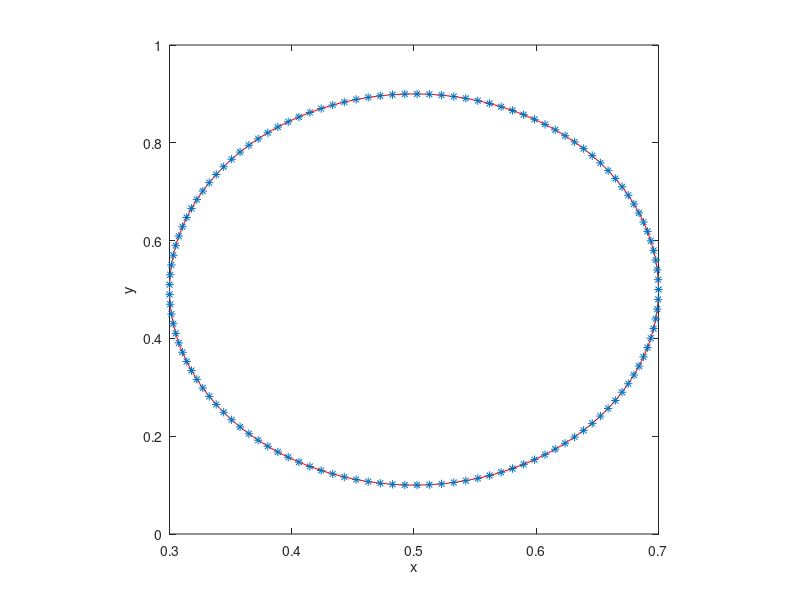

Reproduce this figure in MATLAB.
%-------------------------------------------------------------------------------------------------------------------%
%
% IB2d is an Immersed Boundary Code (IB) for solving fully coupled non-linear 
% 	fluid-structure interaction models. This version of the code is based off of
%	Peskin's Immersed Boundary Method Paper in Acta Numerica, 2002.
%
% Author: Nicholas A. Battista
% Email:  nick.battista@unc.edu
% Date Created: May 27th, 2015
% Institution: UNC-CH
%
% This code is capable of creating Lagrangian Structures using:
% 	1. Springs
% 	2. Beams (*torsional springs)
% 	3. Target Points
%	4. Muscle-Model (combined Force-Length-Velocity model, "HIll+(Length-Tension)")
%
% One is able to update those Lagrangian Structure parameters, e.g., spring constants, resting %%	lengths, etc
% 
% There are a number of built in Examples, mostly used for teaching purposes. 
% 
% If you would like us %to add a specific muscle model, please let Nick (nick.battista@unc.edu) know.
%
%--------------------------------------------------------------------------------------------------------------------%

%%%%%%%%%%%%%%%%%%%%%%%%%%%%%%%%%%%%%%%%%%%%%%%%%%%%%%%%%%%%%%%%%%%%%%%%%%%%%%%%%%%%%%
%
% FUNCTION: creates the RUBBERBAND-EXAMPLE geometry and prints associated input files
%
%%%%%%%%%%%%%%%%%%%%%%%%%%%%%%%%%%%%%%%%%%%%%%%%%%%%%%%%%%%%%%%%%%%%%%%%%%%%%%%%%%%%%%

function Rubberband()

%
% Grid Parameters (MAKE SURE MATCHES IN input2d !!!)
%
Nx =  32;        % # of Eulerian Grid Pts. in x-Direction (MUST BE EVEN!!!)
Ny =  32;        % # of Eulerian Grid Pts. in y-Direction (MUST BE EVEN!!!)
Lx = 1.0;        % Length of Eulerian Grid in x-Direction
Ly = 1.0;        % Length of Eulerian Grid in y-Direction
dx=Lx/Nx;

x=0:dx:Lx-dx;
y=x;
% Immersed Structure Geometric / Dynamic Parameters %
a = 0.4;         % Length of semi-major axis.
b = 0.2;         % Length of semi-minor axis.
ds_Rest = 0;     % Resting length of springs
L=1.93768964;
ds=1/(2*Nx);
s=0:ds:L
N=length(s);
struct_name = 'rubberband'; % Name for .vertex, .spring, etc files.


% Call function to construct geometry
[xLag,yLag] = give_Me_Immsersed_Boundary_Geometry(N,a,b);


% Plot Geometry to test
plot(xLag,yLag,'r-'); hold on;
plot(xLag,yLag,'*'); hold on;
xlabel('x'); ylabel('y');
axis square;


% Prints .vertex file!
print_Lagrangian_Vertices(xLag,yLag,struct_name);


% Prints .spring file!
k_Spring = 2.5e4;
print_Lagrangian_Springs(xLag,yLag,k_Spring,ds_Rest,struct_name);

% Call function for initial concentration
[Concentration,X,Y]= give_Me_Initial_Concentration(Lx,Nx,dx,x,y);

% Prints .concentration file!
kDiffusion = 1e-2;
print_Concentration_Info(Nx,Nx,Concentration,kDiffusion,struct_name);

% Prints .beam file!
%k_Beam = 0.5; C = 0.0;
%print_Lagrangian_Beams(xLag,yLag,k_Beam,C,struct_name);


% Prints .target file!
%k_Target = 1e7;
%print_Lagrangian_Target_Pts(xLag,k_Target,struct_name);

%%%%%%%%%%%%%%%%%%%%%%%%%%%%%%%%%%%%%%%%%%%%%%%%%%%%%%%%%%%%%%%%%%%%%%%%
%
% FUNCTION: prints VERTEX points to a file called rubberband.vertex
%
%%%%%%%%%%%%%%%%%%%%%%%%%%%%%%%%%%%%%%%%%%%%%%%%%%%%%%%%%%%%%%%%%%%%%%%%

function print_Lagrangian_Vertices(xLag,yLag,struct_name)

    N = length(xLag);

    vertex_fid = fopen([struct_name '.vertex'], 'w');

    fprintf(vertex_fid, '%d\n', N );

    %Loops over all Lagrangian Pts.
    for s = 1:N
        X_v = xLag(s);
        Y_v = yLag(s);
        fprintf(vertex_fid, '%1.16e %1.16e\n', X_v, Y_v);
    end

    fclose(vertex_fid); 
    
    %%%%%%%%%%%%%%%%%%%%%%%%%%%%%%%%%%%%%%%%%%%%%%%%%%%%%%%%%%%%%%%%%%%%%%%%
%
% FUNCTION: prints Vertex points to a file called rubberband.vertex
%
%%%%%%%%%%%%%%%%%%%%%%%%%%%%%%%%%%%%%%%%%%%%%%%%%%%%%%%%%%%%%%%%%%%%%%%%

function print_Lagrangian_Target_Pts(xLag,k_Target,struct_name)

    N = length(xLag);

    target_fid = fopen([struct_name '.target'], 'w');

    fprintf(target_fid, '%d\n', N );

    %Loops over all Lagrangian Pts.
    for s = 1:N
        fprintf(target_fid, '%d %1.16e\n', s, k_Target);
    end

    fclose(target_fid); 
    
    
%%%%%%%%%%%%%%%%%%%%%%%%%%%%%%%%%%%%%%%%%%%%%%%%%%%%%%%%%%%%%%%%%%%%%%%%%%%%%%%%%%%%%
%
% FUNCTION: prints BEAM (Torsional Spring) points to a file called rubberband.beam
%
%%%%%%%%%%%%%%%%%%%%%%%%%%%%%%%%%%%%%%%%%%%%%%%%%%%%%%%%%%%%%%%%%%%%%%%%%%%%%%%%%%%%%

function print_Lagrangian_Beams(xLag,yLag,k_Beam,C,struct_name)

    % k_Beam: beam stiffness
    % C: beam curvature
    
    N = length(xLag); % NOTE: Total number of beams = Number of Total Lag Pts. - 2

    beam_fid = fopen([struct_name '.beam'], 'w');

    fprintf(beam_fid, '%d\n', N );

    %spring_force = kappa_spring*ds/(ds^2);

    %BEAMS BETWEEN VERTICES
    for s = 2:N-1
            if  s <= N-1         
                fprintf(beam_fid, '%d %d %d %1.16e %1.16e\n',s-1, s, s+1, k_Beam, C);  
            else
                %Case s=N
                fprintf(beam_fid, '%d %d %d %1.16e %1.16e\n',s-1, s, 1,   k_Beam, C);  
            end
    end
    fclose(beam_fid); 


%%%%%%%%%%%%%%%%%%%%%%%%%%%%%%%%%%%%%%%%%%%%%%%%%%%%%%%%%%%%%%%%%%%%%%%%
%
% FUNCTION: prints SPRING points to a file called rubberband.spring
%
%%%%%%%%%%%%%%%%%%%%%%%%%%%%%%%%%%%%%%%%%%%%%%%%%%%%%%%%%%%%%%%%%%%%%%%%

function print_Lagrangian_Springs(xLag,yLag,k_Spring,ds_Rest,struct_name)

    N = length(xLag);

    spring_fid = fopen([struct_name '.spring'], 'w');

    fprintf(spring_fid, '%d\n', N );

    %spring_force = kappa_spring*ds/(ds^2);

    %SPRINGS BETWEEN VERTICES
    for s = 1:N
            if s < N         
                fprintf(spring_fid, '%d %d %1.16e %1.16e\n', s, s+1, k_Spring, ds_Rest);  
            else
                %Case s=N
                fprintf(spring_fid, '%d %d %1.16e %1.16e\n', s, 1,   k_Spring, ds_Rest);  
            end
    end
    fclose(spring_fid); 
    
    

%%%%%%%%%%%%%%%%%%%%%%%%%%%%%%%%%%%%%%%%%%%%%%%%%%%%%%%%%%%%%%%%%%%%%%%%
%
% FUNCTION: creates the Lagrangian structure geometry
%
%%%%%%%%%%%%%%%%%%%%%%%%%%%%%%%%%%%%%%%%%%%%%%%%%%%%%%%%%%%%%%%%%%%%%%%%

function [xLag,yLag] = give_Me_Immsersed_Boundary_Geometry(N,rmin,rmax)

% The immsersed structure is an ellipse %
for i=1:N
    
    xLag(i) = 0.5 + rmax * cos( 2*pi/N*(i-1) );
    yLag(i) = 0.5 + rmin * sin( 2*pi/N*(i-1) );
    
end

function print_Concentration_Info(Nx,Ny,C,kDiffusion,struct_name)

    con_fid = fopen([struct_name '.concentration'], 'w');

    fprintf(con_fid, '%d\n', kDiffusion );

    for i=1:Ny
        for j=1:Nx
            fprintf(con_fid, '%1.16e ', C(i,j) );
        end
        fprintf(con_fid,'\n');
    end    
    




%%%%%%%%%%%%%%%%%%%%%%%%%%%%%%%%%%%%%%%%%%%%%%%%%%%%%%%%%%%%%%%%%%%
%
% FUNCTION: gives initial concentration gradient inside channel
%
%%%%%%%%%%%%%%%%%%%%%%%%%%%%%%%%%%%%%%%%%%%%%%%%%%%%%%%%%%%%%%%%%%%

function [C,X,Y] = give_Me_Initial_Concentration(Lx,Nx,dx,xLag,yLag)
%X_lag(:,1)=xLag(1:ceil(length(xLag)/2));
%X_lag(:,2)=xLag(ceil(length(xLag)/2)+1:end);

%Y_lag(:,1)=yLag(1:ceil(length(xLag)/2));
%Y_lag(:,2)=yLag(ceil(length(xLag)/2)+1:end);


x = 0:dx:Lx-dx;
y = 0:dx:Lx-dx;

[X,Y]=meshgrid(x,y);

C=zeros(Nx,Nx);
